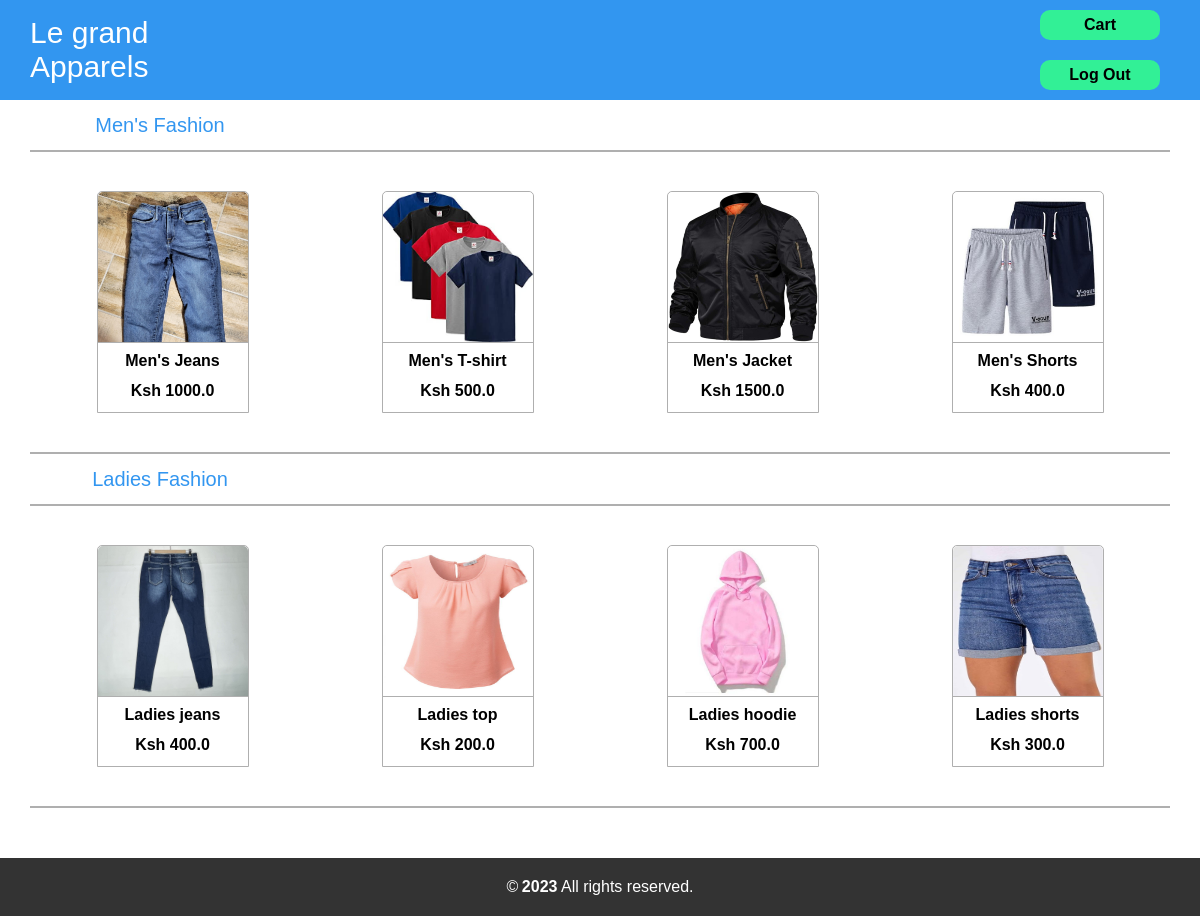
/home/, run on the app's committed database.
### userapp/models.py (models this page shows, shortened)
class Product(models.Model):
    Product_Name = models.CharField(max_length=256)
    Main_Category = models.CharField(max_length=256)
    Sub_Category = models.CharField(max_length=256)
    Product_Description = models.CharField(max_length=256)
    Product_Price = models.FloatField()
    Product_Image = models.ImageField(upload_to='images/')

### userapp/views.py (the view)
# urls.py: 2. Add a URL to urlpatterns:  path('', views.home, name='home')
def home(request):
    mens_fashion = Product.objects.filter(Main_Category='Men', Sub_Category='Clothing')
    ladies_fashion = Product.objects.filter(Main_Category='Ladies', Sub_Category='Clothing')
    product_categories = {
        'mens_fashion': mens_fashion,
        'ladies_fashion': ladies_fashion
    }
    return render(request, 'home.html', {'Product_Categories': product_categories})

### userapp/templates/home.html (shortened to what this page needs)
{% extends 'header.html' %}
{% block maincontent %}
<div class="category_name">Men's Fashion</div>
<div class="category">
    {% for product in Product_Categories.mens_fashion %}
        <a href="{% url 'product_details' product.id %}">
            <div class="product">
                <img src="{{ product.Product_Image.url }}" class="product_image" alt="{{ product.Product_Name }} image">
                <div class="product_name">{{ product.Product_Name }}</div>
                <div class="product_price">Ksh {{ product.Product_Price }}</div>
            </div>
        </a>
    {% endfor %}
</div>
<div class="category_name">Ladies Fashion</div>
<div class="category">
    {% for product in Product_Categories.ladies_fashion %}
        <a href="{% url 'product_details' product.id %}">
            <div class="product">
                <img src="{{ product.Product_Image.url }}" class="product_image" alt="{{ product.Product_Name }} image">
                <div class="product_name">{{ product.Product_Name }}</div>
                <div class="product_price">Ksh {{ product.Product_Price }}</div>
            </div>
        </a>
    {% endfor %}
</div>
{% endblock %}

### userapp/templates/header.html (shortened to what this page needs)
<!DOCTYPE html>
<html lang="en">
<head>
    {% load static %}
    <link rel="stylesheet" type="text/css" href="{% static 'css/header.css' %}">
    <link rel="stylesheet" type="text/css" href="{% static 'css/home.css' %}">
    <link rel="stylesheet" type="text/css" href="{% static 'css/product.css' %}">
</head>
<body>
    {% block header %}
    <div id="header">
        <div id="logo">Le grand Apparels</div>
        <div id="action_center">
            <div class="action_button">
                <a href="{% url 'cart' %}">Cart</a>
            </div>
            <div class="action_button">
                <a href="{% url 'logout' %}">Log Out</a>
            </div>
        </div>
    </div>
    {% endblock %}
    {% block maincontent %}{% endblock %}
    {% block footer %}
    <footer>
        <div class="container">
            <p>&copy; <span id="current-year"></span> All rights reserved.</p>
        </div>
    </footer>
    {% endblock %}
</body>
</html>

### userapp/static/css/header.css (style rules this page uses)
body { margin: 0; padding: 0; font-family: Arial, Helvetica, sans-serif; }
#header { width: 100%; height: 100px; background-color: rgb(50, 150, 240); display: flex; justify-content: space-between; align-items: center; }
#logo { width: 200px; height: 80px; color: white; display: flex; justify-content: center; align-items: center; font-size: 30px; margin-left: 30px; }
#action_center { width: 200px; height: 100%; display: flex; flex-direction: column; justify-content: space-around; align-items: center; }
.action_button { width: 120px; height: 30%; background-color: rgb(50, 240, 150); border-radius: 10px; display: flex; justify-content: center; align-items: center; font-weight: bold; }
.action_button a { color: black; text-decoration: none; }

### userapp/static/css/home.css (style rules this page uses)
.category { width: 95%; height: 300px; margin: auto; display: flex; justify-content: space-around; align-items: center; border-top: 2px solid rgb(175, 175, 175); border-bottom: 2px solid rgb(175, 175, 175); }
.product { width: 150px; height: 220px; border: 1px solid rgb(175, 175, 175); border-top-left-radius: 5px; border-top-right-radius: 5px; color: black; }
.category_name { width: 200px; height: 50px; display: flex; justify-content: center; align-items: center; font-size: 20px; color: rgb(50, 150, 240); margin-left: 60px; }
.product_image { width: 150px; height: 150px; border-top-left-radius: 5px; border-top-right-radius: 5px; border-bottom: 1px solid rgb(175,175, 175); }
.product_name { width: 100%; height: 25px; text-align: center; white-space: nowrap; overflow: hidden; text-overflow: ellipsis; padding-top: 5px; font-weight: bold; }
.product_price { width: 100%; height: 25px; text-align: center; white-space: nowrap; overflow: hidden; text-overflow: ellipsis; padding-top: 5px; font-weight: bold; }

### userapp/static/css/product.css (style rules this page uses)
a { text-decoration: none; }
footer { background-color: #333; color: #fff; padding: 20px 0; position: relative; left: 0; bottom: 0; width: 100%; text-align: center; margin-top: 50px; }
.container { max-width: 960px; margin: 0 auto; text-align: center; }
p { margin: 0; }
#current-year { font-weight: bold; }

### data on the page
Product: Product_Image (picture), Product_Name "Men's Jeans", Product_Price "1000.0"
Product: Product_Image (picture), Product_Name "Men's T-shirt", Product_Price "500.0"
Product: Product_Image (picture), Product_Name "Men's Jacket", Product_Price "1500.0"
Product: Product_Image (picture), Product_Name "Men's Shorts", Product_Price "400.0"
Product: Product_Image (picture), Product_Name "Ladies jeans", Product_Price "400.0"
Product: Product_Image (picture), Product_Name "Ladies top", Product_Price "200.0"
Product: Product_Image (picture), Product_Name "Ladies hoodie", Product_Price "700.0"
Product: Product_Image (picture), Product_Name "Ladies shorts", Product_Price "300.0"
